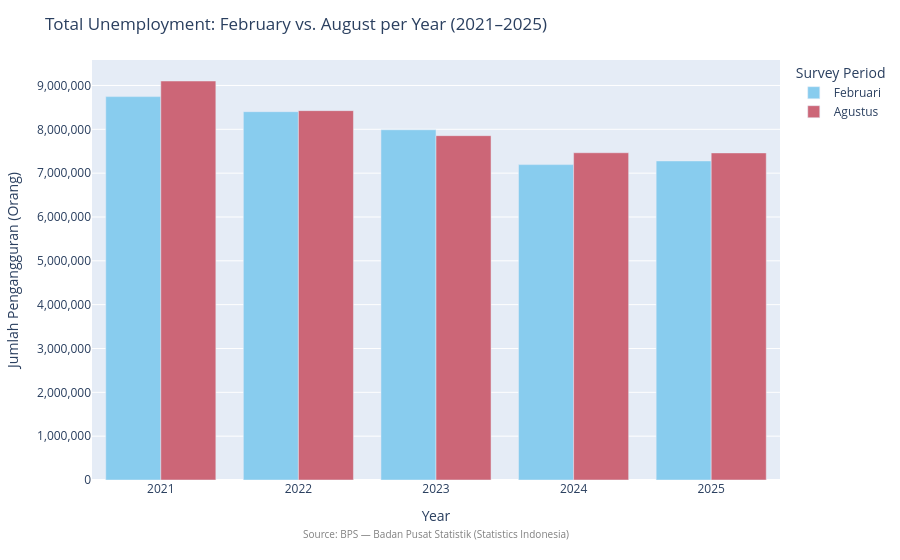

Notebook code for this chart:
### Markdown cell above
### Chart 2: February vs. August Total Unemployment per Year

**Why:** A side-by-side grouped bar chart directly answers whether there is a consistent seasonal
pattern between the two survey periods. If August is systematically higher than February
(driven by mid-year graduation waves), the direction and magnitude of that gap changes
policy relevance — e.g., distinguishing structural unemployment from cyclical/seasonal flows.

### Code cell
agg = df.groupby(['year', 'period'], observed=True)['jumlah'].sum().reset_index()
agg['period'] = agg['period'].astype(str)

fig2 = px.bar(
    agg,
    x='year',
    y='jumlah',
    color='period',
    barmode='group',
    category_orders={'period': PERIOD_ORDER},
    color_discrete_sequence=PLOTLY_COLORS[:2],
)
fig2.update_layout(
    title='Total Unemployment: February vs. August per Year (2021–2025)',
    xaxis_title='Year',
    yaxis_title='Jumlah Pengangguran (Orang)',
    legend_title='Survey Period',
    yaxis_tickformat=',',
    annotations=[{'text': SOURCE_NOTE, 'xref': 'paper', 'yref': 'paper',
                  'x': 0.5, 'y': -0.15, 'showarrow': False, 'font': {'size': 10, 'color': 'gray'}}],
)
fig2.write_html(str(OUTPUTS_DIR / 'feb_vs_aug.html'))
fig2.show()

### Figure 1 — Plotly figure (JSON) as saved in the notebook; plotly's stock layout.template omitted (floating-point values rounded to 4 significant figures)
{"data": [{"alignmentgroup": "True", "hovertemplate": "period=Februari<br>year=%{x}<br>jumlah=%{y}<extra></extra>", "legendgroup": "Februari", "marker": {"color": "rgb(136, 204, 238)", "pattern": {"shape": ""}}, "name": "Februari", "offsetgroup": "Februari", "orientation": "v", "showlegend": true, "textposition": "auto", "type": "bar", "x": [2021, 2022, 2023, 2024, 2025], "xaxis": "x", "y": [8746008, 8402153, 7989275, 7194862, 7278307], "yaxis": "y"}, {"alignmentgroup": "True", "hovertemplate": "period=Agustus<br>year=%{x}<br>jumlah=%{y}<extra></extra>", "legendgroup": "Agustus", "marker": {"color": "rgb(204, 102, 119)", "pattern": {"shape": ""}}, "name": "Agustus", "offsetgroup": "Agustus", "orientation": "v", "showlegend": true, "textposition": "auto", "type": "bar", "x": [2021, 2022, 2023, 2024, 2025], "xaxis": "x", "y": [9102052, 8425931, 7855075, 7465599, 7461507], "yaxis": "y"}], "layout": {"annotations": [{"font": {"color": "gray", "size": 10}, "showarrow": false, "text": "Source: BPS — Badan Pusat Statistik (Statistics Indonesia)", "x": 0.5, "xref": "paper", "y": -0.15, "yref": "paper"}], "barmode": "group", "legend": {"title": {"text": "Survey Period"}, "tracegroupgap": 0}, "margin": {"t": 60}, "title": {"text": "Total Unemployment: February vs. August per Year (2021–2025)"}, "xaxis": {"anchor": "y", "domain": [0, 1], "title": {"text": "Year"}}, "yaxis": {"anchor": "x", "domain": [0, 1], "tickformat": ",", "title": {"text": "Jumlah Pengangguran (Orang)"}}}}
